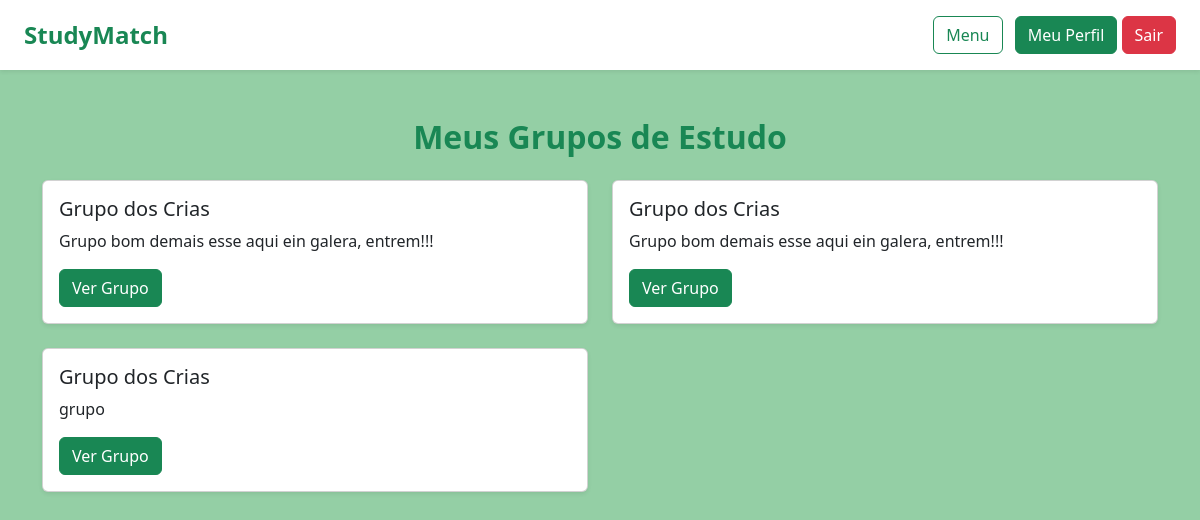
The page /meus-grupos (signed in) on the database as committed earlier.
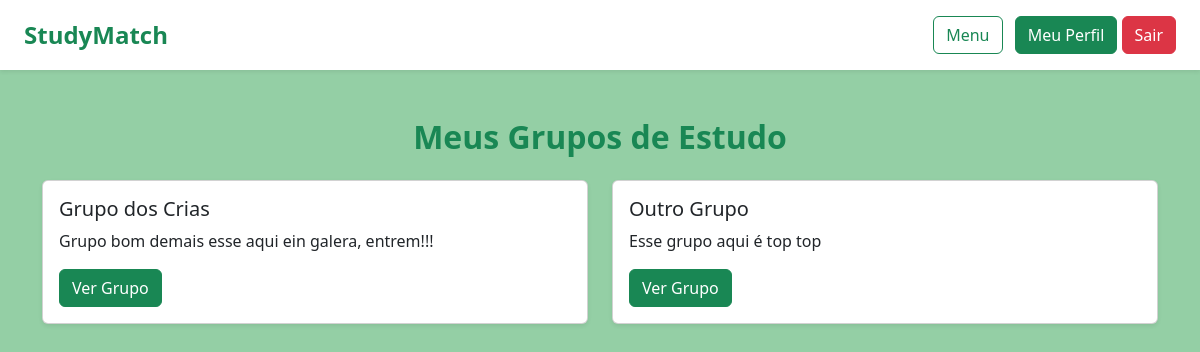
The same page on the database as committed later.
### tables this page shows
CREATE TABLE groups (
                id INTEGER PRIMARY KEY AUTOINCREMENT,
                nome TEXT NOT NULL,
                descricao TEXT,
                materia TEXT,
                estilo TEXT,
                administrador_id INTEGER
            );

### app/routes/group_routes.py (the view)
    @bp.route("/meus-grupos")
    def meus_grupos():
        if "user_id" not in session:
            return redirect("/login")
        user_id = session["user_id"]
        grupos = group_use_case.list_by_user(user_id)
        return render_template("meus_grupos.html", grupos=grupos)

### infra/repositories/group_repository_sqlite.py (called while the page is built)
    def find_by_user(self, user_id):
        cursor = self.conn.cursor()
        cursor.execute("""
            SELECT g.id, g.nome, g.descricao, g.materia, g.estilo, g.administrador_id
            FROM groups g
            JOIN group_participants gp ON gp.grupo_id = g.id
            WHERE gp.usuario_id = ?
        """, (user_id,))
        rows = cursor.fetchall()
        return [Group(*row) for row in rows]

### use_cases/group_use_case.py (called while the page is built)
    def list_by_user(self, user_id):
        return self.repository.find_by_user(user_id)

### app/templates/meus_grupos.html (shortened to what this page needs)
{% extends "base.html" %}
{% block content %}
<h2 class="text-success mb-4 text-center">Meus Grupos de Estudo</h2>
{% if grupos %}
  <div class="row">
    {% for grupo in grupos %}
      <div class="col-md-6 mb-4">
        <div class="card shadow-sm">
          <div class="card-body">
            <h5 class="card-title">{{ grupo.nome }}</h5>
            <p class="card-text">{{ grupo.descricao }}</p>
            <a href="/grupo/{{ grupo.id }}" class="btn btn-success">Ver Grupo</a>
          </div>
        </div>
      </div>
    {% endfor %}
  </div>
{% else %}
  <p class="text-center">Você ainda não participa de nenhum grupo.</p>
{% endif %}
{% endblock %}

Rows that differ between the two databases and show on the page:
removed groups: nome "Grupo dos Crias", descricao "Grupo bom demais esse aqui ein galera, entrem!!!"
removed groups: nome "Grupo dos Crias", descricao "grupo"
added groups: nome "Outro Grupo", descricao "Esse grupo aqui é top top"
